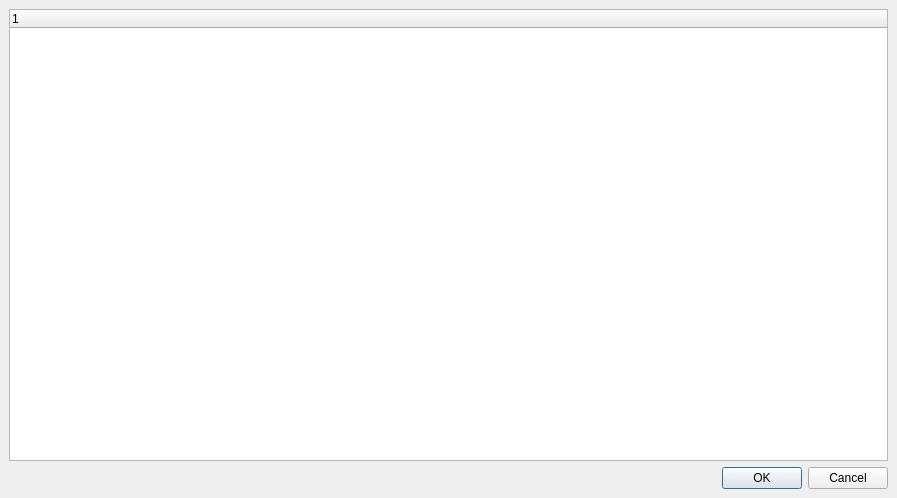
<?xml version="1.0" encoding="UTF-8"?>
<ui version="4.0">
 <class>Nedrysoft::ComponentSystem::ComponentViewerDialog</class>
 <widget class="QDialog" name="Nedrysoft::ComponentSystem::ComponentViewerDialog">
  <property name="geometry">
   <rect>
    <x>0</x>
    <y>0</y>
    <width>897</width>
    <height>498</height>
   </rect>
  </property>
  <property name="windowTitle">
   <string>Components</string>
  </property>
  <layout class="QGridLayout" name="gridLayout">
   <property name="leftMargin">
    <number>9</number>
   </property>
   <property name="topMargin">
    <number>9</number>
   </property>
   <property name="rightMargin">
    <number>9</number>
   </property>
   <property name="bottomMargin">
    <number>9</number>
   </property>
   <item row="0" column="0">
    <widget class="QTreeWidget" name="componentsTreeWidget">
     <attribute name="headerVisible">
      <bool>true</bool>
     </attribute>
     <column>
      <property name="text">
       <string notr="true">1</string>
      </property>
     </column>
    </widget>
   </item>
   <item row="1" column="0">
    <widget class="QDialogButtonBox" name="buttonBox">
     <property name="orientation">
      <enum>Qt::Horizontal</enum>
     </property>
     <property name="standardButtons">
      <set>QDialogButtonBox::Cancel|QDialogButtonBox::Ok</set>
     </property>
    </widget>
   </item>
  </layout>
 </widget>
 <resources/>
 <connections>
  <connection>
   <sender>buttonBox</sender>
   <signal>accepted()</signal>
   <receiver>Nedrysoft::ComponentSystem::ComponentViewerDialog</receiver>
   <slot>accept()</slot>
   <hints>
    <hint type="sourcelabel">
     <x>248</x>
     <y>254</y>
    </hint>
    <hint type="destinationlabel">
     <x>157</x>
     <y>274</y>
    </hint>
   </hints>
  </connection>
  <connection>
   <sender>buttonBox</sender>
   <signal>rejected()</signal>
   <receiver>Nedrysoft::ComponentSystem::ComponentViewerDialog</receiver>
   <slot>reject()</slot>
   <hints>
    <hint type="sourcelabel">
     <x>316</x>
     <y>260</y>
    </hint>
    <hint type="destinationlabel">
     <x>286</x>
     <y>274</y>
    </hint>
   </hints>
  </connection>
 </connections>
</ui>
